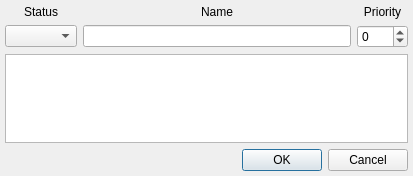
<?xml version="1.0" encoding="UTF-8"?>
<ui version="4.0">
 <class>ModifyStatusDialogClass</class>
 <widget class="QDialog" name="ModifyStatusDialogClass">
  <property name="geometry">
   <rect>
    <x>0</x>
    <y>0</y>
    <width>413</width>
    <height>176</height>
   </rect>
  </property>
  <property name="windowTitle">
   <string>Modify Status</string>
  </property>
  <layout class="QVBoxLayout" name="verticalLayout">
   <property name="margin">
    <number>5</number>
   </property>
   <item>
    <layout class="QGridLayout" name="gridLayout">
     <item row="0" column="0">
      <widget class="QLabel" name="lblStatus">
       <property name="text">
        <string>Status</string>
       </property>
       <property name="textFormat">
        <enum>Qt::PlainText</enum>
       </property>
       <property name="alignment">
        <set>Qt::AlignCenter</set>
       </property>
       <property name="buddy">
        <cstring>cmbShow</cstring>
       </property>
      </widget>
     </item>
     <item row="0" column="1">
      <widget class="QLabel" name="lblName">
       <property name="text">
        <string>Name</string>
       </property>
       <property name="textFormat">
        <enum>Qt::PlainText</enum>
       </property>
       <property name="alignment">
        <set>Qt::AlignCenter</set>
       </property>
       <property name="buddy">
        <cstring>lneName</cstring>
       </property>
      </widget>
     </item>
     <item row="0" column="2">
      <widget class="QLabel" name="lblPriority">
       <property name="text">
        <string>Priority</string>
       </property>
       <property name="textFormat">
        <enum>Qt::PlainText</enum>
       </property>
       <property name="alignment">
        <set>Qt::AlignCenter</set>
       </property>
       <property name="buddy">
        <cstring>spbPriority</cstring>
       </property>
      </widget>
     </item>
     <item row="1" column="0">
      <widget class="QComboBox" name="cmbShow"/>
     </item>
     <item row="1" column="1">
      <widget class="QLineEdit" name="lneName"/>
     </item>
     <item row="1" column="2">
      <widget class="QSpinBox" name="spbPriority">
       <property name="minimum">
        <number>-127</number>
       </property>
       <property name="maximum">
        <number>128</number>
       </property>
      </widget>
     </item>
    </layout>
   </item>
   <item>
    <widget class="QPlainTextEdit" name="pteText"/>
   </item>
   <item>
    <widget class="QDialogButtonBox" name="dbbButtons">
     <property name="standardButtons">
      <set>QDialogButtonBox::Cancel|QDialogButtonBox::Ok</set>
     </property>
    </widget>
   </item>
  </layout>
 </widget>
 <layoutdefault spacing="6" margin="11"/>
 <tabstops>
  <tabstop>cmbShow</tabstop>
  <tabstop>lneName</tabstop>
  <tabstop>spbPriority</tabstop>
  <tabstop>pteText</tabstop>
  <tabstop>dbbButtons</tabstop>
 </tabstops>
 <resources/>
 <connections/>
</ui>
